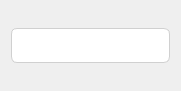
<?xml version="1.0" encoding="UTF-8"?>
<ui version="4.0">
 <class>TForm7</class>
 <widget class="QWidget" name="TForm7">
  <property name="geometry">
   <rect>
    <x>0</x>
    <y>0</y>
    <width>181</width>
    <height>91</height>
   </rect>
  </property>
  <property name="windowTitle">
   <string>参数设置</string>
  </property>
  <layout class="QGridLayout" name="gridLayout">
   <item row="0" column="0">
    <widget class="QLineEdit" name="lineEdit">
     <property name="sizePolicy">
      <sizepolicy hsizetype="Fixed" vsizetype="Fixed">
       <horstretch>0</horstretch>
       <verstretch>0</verstretch>
      </sizepolicy>
     </property>
     <property name="minimumSize">
      <size>
       <width>80</width>
       <height>35</height>
      </size>
     </property>
     <property name="maximumSize">
      <size>
       <width>16777215</width>
       <height>35</height>
      </size>
     </property>
     <property name="font">
      <font>
       <family>SF Pro Text</family>
       <pointsize>-1</pointsize>
      </font>
     </property>
     <property name="styleSheet">
      <string notr="true">QLineEdit {
    /* 苹果风格的数据展示LineEdit */
    border: 1px solid #D0D0D0;                  /* 浅灰色边框，模仿macOS的细边框 */
    border-radius: 6px;                         /* 圆角，符合macOS设计 */
    padding: 8px 12px;                         /* 内边距，提供舒适的阅读空间 */
    background-color: #FFFFFF;                 /* 白色背景 */
    color: #333333;                            /* 深灰色文字，提高可读性 */
    font-family: &quot;SF Pro Text&quot;, &quot;Helvetica Neue&quot;, &quot;Lucida Grande&quot;, sans-serif; /* macOS系统字体栈 */
    font-size: 14px;                           /* 默认字体大小 */
    selection-background-color: #007AFF;       /* 选中文本高亮色 (macOS蓝色) */
    selection-color: #FFFFFF;                  /* 选中文本颜色 (白色) */

    /* 只读状态下的特殊样式 */
    /* 注意：Qt中通常使用 setReadOnly(true) 来实现只读，但QSS可以定义其外观 */
}

/* 当LineEdit获得焦点时 (对于数据展示框，如果不需要焦点效果，可以省略或弱化) */
QLineEdit:focus {
    border: 1px solid #007AFF;                 /* 获得焦点时边框变为蓝色 */
    /* 如果作为纯展示框，也可以移除焦点边框变化 */
    /* border: 1px solid #D0D0D0; */
}

/* 禁用状态下的样式 (如果用于展示不可变数据) */
QLineEdit:disabled {
    background-color: #F5F5F7;                 /* macOS禁用元素背景色 */
    color: #A0A0A0;                            /* 禁用文字颜色 */
    border: 1px solid #E0E0E0;                 /* 禁用边框颜色 */
}</string>
     </property>
     <property name="text">
      <string/>
     </property>
     <property name="alignment">
      <set>Qt::AlignCenter</set>
     </property>
     <property name="readOnly">
      <bool>false</bool>
     </property>
    </widget>
   </item>
  </layout>
 </widget>
 <resources/>
 <connections/>
</ui>
